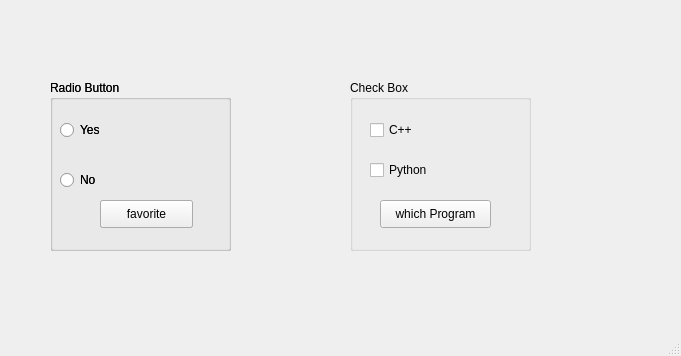
<?xml version="1.0" encoding="UTF-8"?>
<ui version="4.0">
 <class>MainWindow</class>
 <widget class="QMainWindow" name="MainWindow">
  <property name="geometry">
   <rect>
    <x>0</x>
    <y>0</y>
    <width>681</width>
    <height>356</height>
   </rect>
  </property>
  <property name="windowTitle">
   <string>MainWindow</string>
  </property>
  <widget class="QWidget" name="centralwidget">
   <widget class="QGroupBox" name="groupBox">
    <property name="geometry">
     <rect>
      <x>50</x>
      <y>80</y>
      <width>181</width>
      <height>171</height>
     </rect>
    </property>
    <property name="title">
     <string>Radio Button</string>
    </property>
    <widget class="QRadioButton" name="radioButton">
     <property name="geometry">
      <rect>
       <x>10</x>
       <y>40</y>
       <width>95</width>
       <height>20</height>
      </rect>
     </property>
     <property name="text">
      <string>Yes</string>
     </property>
    </widget>
    <widget class="QRadioButton" name="radioButton_2">
     <property name="geometry">
      <rect>
       <x>10</x>
       <y>90</y>
       <width>95</width>
       <height>20</height>
      </rect>
     </property>
     <property name="text">
      <string>No</string>
     </property>
    </widget>
    <widget class="QPushButton" name="pushButton">
     <property name="geometry">
      <rect>
       <x>50</x>
       <y>120</y>
       <width>93</width>
       <height>28</height>
      </rect>
     </property>
     <property name="text">
      <string>PushButton</string>
     </property>
    </widget>
    <widget class="QGroupBox" name="groupBox_2">
     <property name="geometry">
      <rect>
       <x>0</x>
       <y>0</y>
       <width>181</width>
       <height>171</height>
      </rect>
     </property>
     <property name="title">
      <string>Radio Button</string>
     </property>
     <widget class="QRadioButton" name="yesRadioButton">
      <property name="geometry">
       <rect>
        <x>10</x>
        <y>40</y>
        <width>95</width>
        <height>20</height>
       </rect>
      </property>
      <property name="text">
       <string>Yes</string>
      </property>
     </widget>
     <widget class="QRadioButton" name="noRadioButton">
      <property name="geometry">
       <rect>
        <x>10</x>
        <y>90</y>
        <width>95</width>
        <height>20</height>
       </rect>
      </property>
      <property name="text">
       <string>No</string>
      </property>
     </widget>
     <widget class="QPushButton" name="btnFavorite">
      <property name="geometry">
       <rect>
        <x>50</x>
        <y>120</y>
        <width>93</width>
        <height>28</height>
       </rect>
      </property>
      <property name="text">
       <string>favorite</string>
      </property>
     </widget>
    </widget>
   </widget>
   <widget class="QGroupBox" name="groupBox_3">
    <property name="geometry">
     <rect>
      <x>350</x>
      <y>80</y>
      <width>181</width>
      <height>171</height>
     </rect>
    </property>
    <property name="title">
     <string>Check Box</string>
    </property>
    <widget class="QPushButton" name="btnProgram">
     <property name="geometry">
      <rect>
       <x>30</x>
       <y>120</y>
       <width>111</width>
       <height>28</height>
      </rect>
     </property>
     <property name="text">
      <string>which Program</string>
     </property>
    </widget>
    <widget class="QCheckBox" name="cplusCheckBox">
     <property name="geometry">
      <rect>
       <x>20</x>
       <y>40</y>
       <width>81</width>
       <height>20</height>
      </rect>
     </property>
     <property name="text">
      <string>C++</string>
     </property>
    </widget>
    <widget class="QCheckBox" name="pythonCheckBox">
     <property name="geometry">
      <rect>
       <x>20</x>
       <y>80</y>
       <width>81</width>
       <height>20</height>
      </rect>
     </property>
     <property name="text">
      <string>Python</string>
     </property>
    </widget>
   </widget>
  </widget>
  <widget class="QMenuBar" name="menubar">
   <property name="geometry">
    <rect>
     <x>0</x>
     <y>0</y>
     <width>681</width>
     <height>26</height>
    </rect>
   </property>
  </widget>
  <widget class="QStatusBar" name="statusbar"/>
 </widget>
 <resources/>
 <connections/>
</ui>
